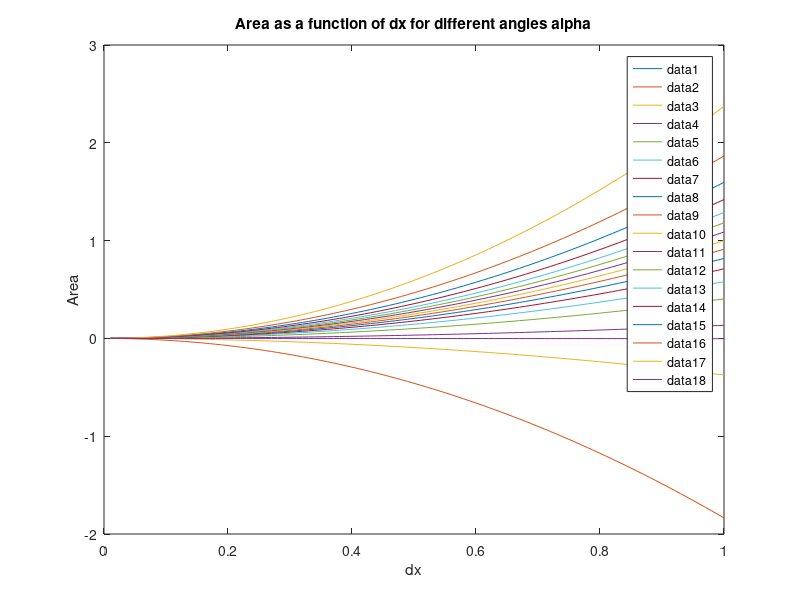

The MATLAB script that drew this image:
clear all; clc; close all
% Plot Area and derivative for mulitple angles

alpha = [-90:10:90]

f = 0.01;

i = 1;
j = 1;

for dx = f:f:1
    x(i) = dx;
    dy = dx;
        
    while j < (180)/10
%         alpha(j)
          A(i,j) = dx.*(dy+(dx/2).*tand(alpha(j)))
%           dA(i,j) = dx.*(dy+(dx/2).*secd(alpha(j)).^2);
%           ddA(i,j) = dx.*(dy+(dx).*tand(alpha(j)).*secd(alpha(j)).^2);
          j = j+1;
    end
    
    j = 1;
    i = i+1;
end

plot(x,A)
hold on
legend
title('Area as a function of dx for different angles alpha')
xlabel('dx')
ylabel('Area')

% figure
% plot(x,dA)
% hold on 
% legend
% title('Derivative of the area (wrt alpha)as a function of dx')
% xlabel('dx')
% ylabel('dA')

% figure
% plot(x,ddA)
% hold on 
% legend
% title('Second Derivative of the area (wrt alpha)as a function of dx')
% xlabel('dx')
% ylabel('ddA')

%%
% Plot Area for one angle with decreasing size
clear all; clc; close all

alpha = -63.5


f = 0.01;

i = 1;
j = 1;

for dx = 1:-f:f
    x(i) = dx;
    dy = dx;
    A(i) = dx.*(dy+(dx/2).*tand(alpha))
    %dA(i) = dx.*(dy+(dx/2).*secd(alpha).^2);
    i = i+1;
end

plot(x,A)
hold on
legend

% figure
% plot(x,dA)
% hold on 
% legend




